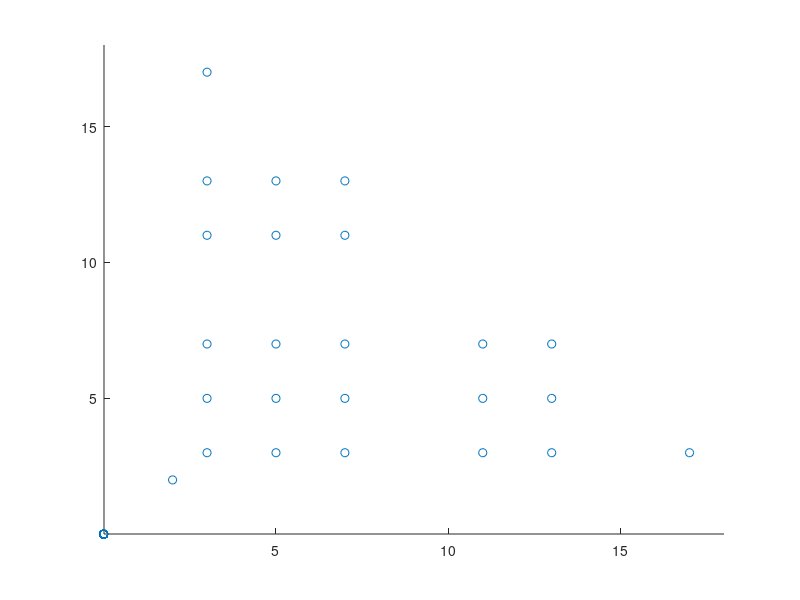

This chart was generated by the following MATLAB code:
%% Homework 4
% Author Minhyuk Nam
% Date 04/16/2018

%% Problem 1
clear all

A = zeros(5);

for i = 1 : 5;
    if mod(i, 2)
        A(i,2) = 1;
        A(i,4) = 1;
    else
        A(i,1) = 1;
        A(i,3) = 1;
        A(i,5) = 1;
    end
end

A

%% Problem 4 (1)
clear all

i = 10;
k = 1;
for j = 1 : 2*i;
    x(k) = j * isprime(j) * isprime((2*i) - j);
    y(k) = ((2*i) - j) * isprime(j) * isprime((2*i) - j);
    k = k + 1;
 end

scatter(x,y)
xlim([0.01 18]);
ylim([0.01 18]);

%% Problem 4 (2)
clear all

k = 1;
for i = 1 : 10;
    for j = 1 : 2*i;
    x(k) = j * isprime(j) * isprime((2*i) - j);
    y(k) = ((2*i) - j) * isprime(j) * isprime((2*i) - j);
    k = k + 1;
    end
end

scatter(x,y)
xlim([0.01 18]);
ylim([0.01 18]);
